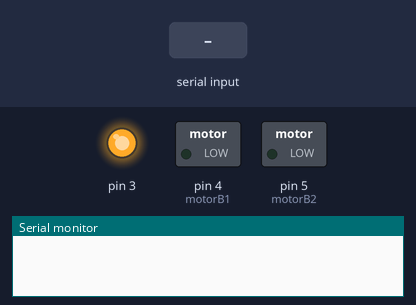
Simulated run of this sketch. Board: Arduino Uno, built with avr-gcc and run on an emulated ATmega328P. Parts: switched loads named in the sketch (green lamp = pin HIGH), output pins drawn as LEDs (lit = HIGH), the last lines printed to the serial monitor. Inputs (shaded band) come from the test bench.

Above: at 1.2 s.
1.3 s: byte 30 received over Serial
At 1.8 s:
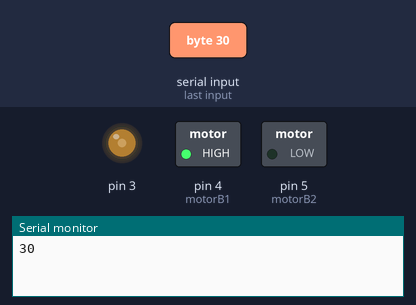
2.8 s: byte 90 received over Serial
At 4.2 s:
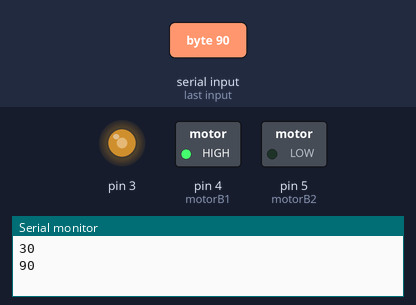
Timing chart, 0 to 5.8 s (numbered marks = the images above; inputs shaded):
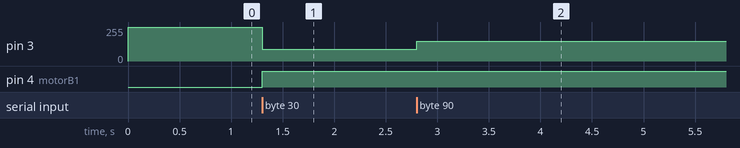

Measured:
- after the input at 1.3 s, pin 3: 255/255 → 90/255 at once; pin 4 (motorB1): LOW → HIGH at once
- after the input at 2.8 s, pin 3: 90/255 → 150/255 at once

The sketch:

arduino.ino.ino
```cpp
int motorB1 = 4;
int motorB2 = 5;

void setup(){
  Serial.begin(9600);

  pinMode(motorB1, OUTPUT);
  pinMode(motorB2, OUTPUT);

  analogWrite(3, 255);
}

void loop(){
  if(Serial.available() > 0){
    int value = Serial.read();
    Serial.println(value);
    int minimumVelocity = 60;
    int velocity = minimumVelocity + ((255 - minimumVelocity) / 100 * value);

    analogWrite(3, velocity);

    if(velocity > 60) {
      digitalWrite(motorB1, HIGH);
      digitalWrite(motorB2, LOW);
    }
    else {
      digitalWrite(motorB1, LOW);
      digitalWrite(motorB2, LOW);
    }
  }
}
```
